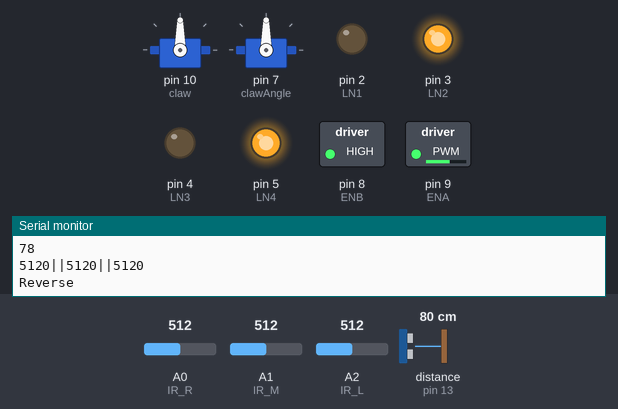
A sketch run on a simulated Arduino Uno, built with avr-gcc and run on an emulated ATmega328P. Parts: 2 × servo, switched loads named in the sketch (green lamp = pin HIGH), output pins drawn as LEDs (lit = HIGH), the last lines printed to the serial monitor. Wiring (inferred from the names in the program): ultrasonic range finder: trigger pin 12; echo pin 13. The test bench sets the inputs (shaded band); at power-on: distance to the obstacle (sensor on pin 13) 80 cm, A1 (IR_M) = 512, A0 (IR_R) = 512, A2 (IR_L) = 512. The echo pulse lasts 58.3 µs per cm; pins used as bus, display or sensor lines are not drawn.

Above: at 1.2 s.
1.3 s: distance to the obstacle (sensor on pin 13) set to 19 cm
2.8 s: distance to the obstacle (sensor on pin 13) set to 15 cm
At 6.8 s:
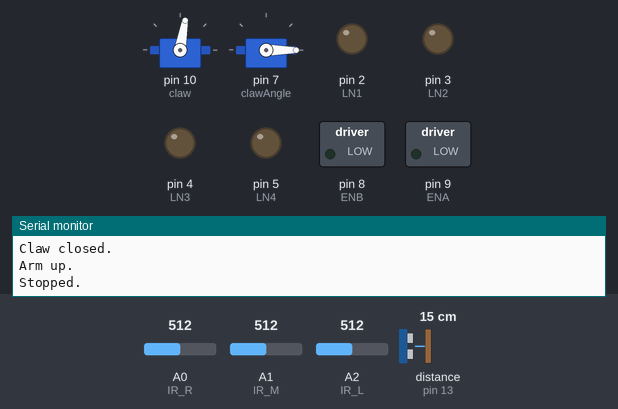
8.8 s: A1 (IR_M) set to 689
At 10.4 s:
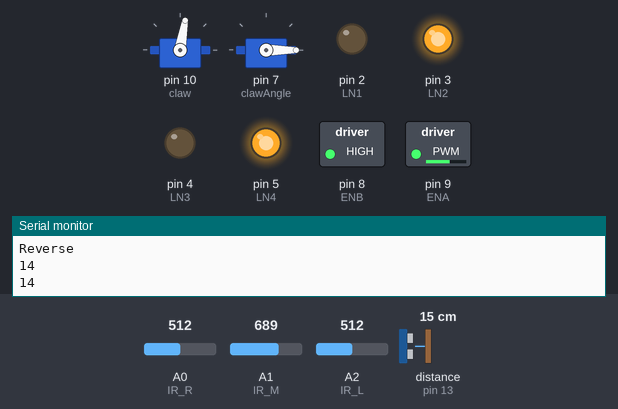
11.6 s: A1 (IR_M) set to 709
At 12.7 s:
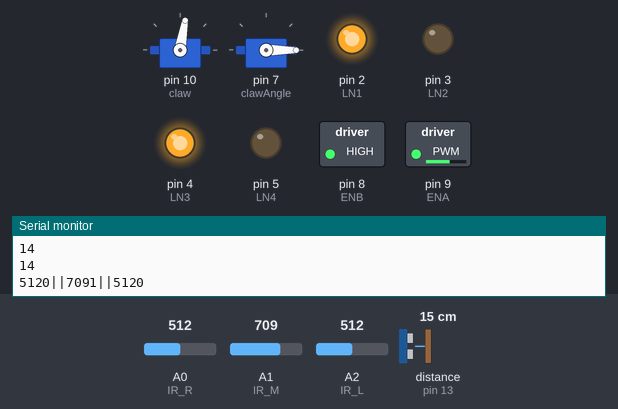
13.1 s: A0 (IR_R) set to 687
16.1 s: A0 (IR_R) set to 717
At 16.5 s:
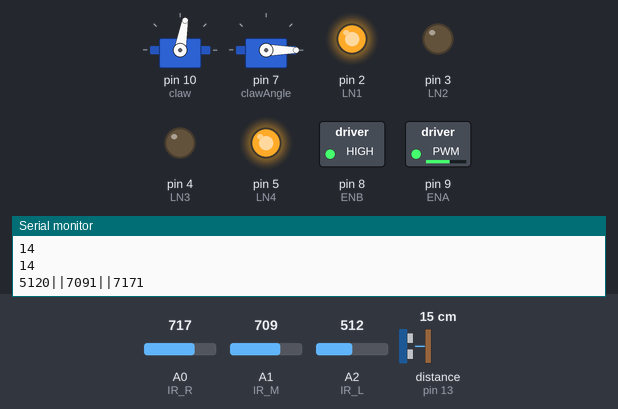
Timing chart, 0 to 18.6 s (numbered marks = the images above; inputs shaded):
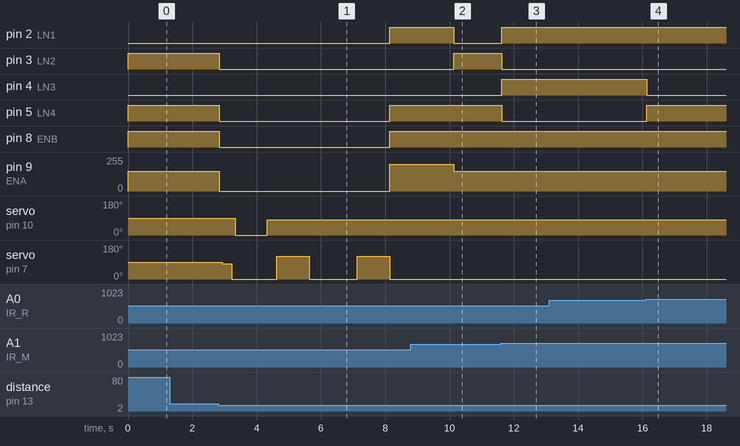

Measured:
- the behaviour switches between 17 and 16 cm on distance to the obstacle (sensor on pin 13) (found by bisection; images 0 and 1)
- the behaviour switches between 699 and 700 on A1 (IR_M) (found by bisection; images 2 and 3)
- the behaviour switches between 699 and 700 on A0 (IR_R) (found by bisection; images 3 and 4)
- after the input at 2.8 s, pin 2 (LN1): LOW → HIGH after 5.3 s; pin 3 (LN2): HIGH → LOW at once; pin 5 (LN4), pin 8 (ENB): HIGH → LOW at once, → HIGH 5.3 s later; pin 9 (ENA): 150/255 → 0/255 at once, → 200/255 5.3 s later; servo on pin 10 (claw): 90° → 0° after 0.53 s, → 80° 1.0 s later
- after the input at 8.8 s, pin 9 (ENA): 200/255 → 150/255 after 1.3 s
- after the input at 11.6 s, pin 2 (LN1), pin 4 (LN3): LOW → HIGH at once; pin 3 (LN2), pin 5 (LN4): HIGH → LOW at once
- after the input at 16.1 s, pin 4 (LN3): HIGH → LOW at once; pin 5 (LN4): LOW → HIGH at once

The sketch:

vex-clawbot2.ino
```cpp
//define variables, etc
#define IR_L A2 //Left IR
#define IR_M A1 //Middle IR
#define IR_R A0 //Right IR
#define ENB 8 //right motor speed
#define ENA 9 //left motor speed
#define claw 10 //open and close claw
#define clawAngle 7 //move claw/arm up or down
//left motor direction
#define LN1 2
#define LN2 3

//right motor direction
#define LN3 4
#define LN4 5

//ultrasonic pins
#define trigPin 12
#define echoPin 13

long duration;
int distance;
int speed = 150;
int speed2 = 150;
int findAngle = 0;
int initialAngle = 1;

//for line tracking
int lv, mv, rv;
bool L, M, R, turn = false;
bool once = true;

int leftIR = analogRead(IR_L);
int midIR = analogRead(IR_M);
int rightIR = analogRead(IR_R);

//servo setup
#include <Servo.h>
Servo clawServo; //create servo object to control a servo
Servo myservo;
int servoPos = 0; //store servo position
Servo clawAngleServo;

void setup() {
  //attach servo object to pins
  clawServo.attach(10);
  clawAngleServo.attach(7);

  //set up IR pins
  pinMode(IR_L, INPUT);
  pinMode(IR_M, INPUT);
  pinMode(IR_R, INPUT);

  //set up motor pins
  pinMode(ENA, OUTPUT);
  pinMode(ENB, OUTPUT);
  pinMode(LN1, OUTPUT);
  pinMode(LN2, OUTPUT);
  pinMode(LN3, OUTPUT);
  pinMode(LN4, OUTPUT);

  //set up ultrasound pins
  pinMode(trigPin, OUTPUT);
  pinMode(echoPin, INPUT);

  //set up arm pins
  pinMode(claw, OUTPUT);
  pinMode(clawAngle, OUTPUT);

  /**
  armUp();
  delay(1000);
  armDown();
  delay(1000);
  clawClose();
  delay(1000);
  clawOpen();
  delay(1000);
  //arm goes up a little so sensor doesnt see it
  clawAngleServo.write(120); //arm goes up
  delay(300);
  clawAngleServo.write(0);
  Serial.println("Arm up.");
  delay(500);
  **/

  Serial.begin(9600); //begin serial monitor
}

void loop() {
  ultrasound();
  if (ultrasound() < 16 && once) {
    stop();
    delay(100);
    liftAndPlace();
    turnBack();
    lineTrack();
    once = false;
  } else {
    lineTrack();
  }
}

//turns all motors forwards, so the robot moves forward
void forward(int n) {
  analogWrite(ENA, n);
  analogWrite(ENB, n);
  //left forward
  digitalWrite(LN1, HIGH);
  digitalWrite(LN2, LOW);
  //right forward
  digitalWrite(LN3, HIGH);
  digitalWrite(LN4, LOW);
  Serial.println("Forward");
}

//turns right motors forward and left motors backwards, so robot rotates to the left
void left(int n) {
  analogWrite(ENA, n);
  analogWrite(ENB, n);
  //left
  digitalWrite(LN1, LOW);
  digitalWrite(LN2, HIGH);
  //right
  digitalWrite(LN3, HIGH);
  digitalWrite(LN4, LOW);
  Serial.println("Right");
}

//turns left motors forward and right motors backwards, so robot rotates to the right
void right(int n) {
  analogWrite(ENA, n);
  analogWrite(ENB, n);
  //left
  digitalWrite(LN1, HIGH);
  digitalWrite(LN2, LOW);
  //right
  digitalWrite(LN3, LOW);
  digitalWrite(LN4, HIGH);
  Serial.println("Left");
}

//reverses robot
void reverse(int n) {
  analogWrite(ENA, n);
  analogWrite(ENB, n);
  //left
  digitalWrite(LN1, LOW);
  digitalWrite(LN2, HIGH);
  //right
  digitalWrite(LN3, LOW);
  digitalWrite(LN4, HIGH);
  Serial.println("Reverse");
}

//stops robot
void stop() {
  int e = 0;
  analogWrite(ENA, e);
  analogWrite(ENB, e);
  //left
  digitalWrite(LN1, LOW);
  digitalWrite(LN2, LOW);
  //right
  digitalWrite(LN3, LOW);
  digitalWrite(LN4, LOW);
  Serial.println("Stopped.");
}

void infrared() {
  leftIR = analogRead(IR_L);
  midIR = analogRead(IR_M);
  rightIR = analogRead(IR_R);
  Serial.print(leftIR); Serial.print(" || "); Serial.print(midIR); Serial.print(" || "); Serial.println(rightIR);
}

void lineTrack2(){
  //lineAvoid();
  int angle = 600; //70 - 1000
  if(midIR >= angle && leftIR <= angle && rightIR <= angle){
    forward(speed);
    //lineAvoid();
  }
  else if(leftIR >= angle){
    left(speed);
    //lineAvoid();
  }
  else if(rightIR >= angle){
    right(speed);
    //lineAvoid();
  }
  else if(midIR <= angle && leftIR <= angle && rightIR <= angle){
    reverse(speed);
    //lineAvoid();
  }
}

void lineTrack() {
  lv = analogRead(IR_L);
  mv = analogRead(IR_M);
  rv = analogRead(IR_R);
  L = lv >= 700; //on tape
  M = mv >= 700;
  R = rv >= 700;

  Serial.print(lv); Serial.print(L); Serial.print("||");
  Serial.print(mv); Serial.print(M); Serial.print("||");
  Serial.print(rv); Serial.println(R);

  if ((L && M && R) || (!L && M && !R)){
    forward(speed);
    delay(12);
  } else if ((L)){ //(L && M && !R) ||
    if(M){
    left(speed);
    delay(15);
    } else {
    left(speed);
    delay(18);
    }
  } else if ((R)){ //(!L && M && R) ||
    if(M){
    right(speed);
    delay(15);
    } else {
    right(speed);
    delay(18);
    }
  } else if (!L && !M && !R){
    reverse(speed);
    delay(15);
  }
}

int ultrasound(){
  digitalWrite(trigPin, LOW); //make sure that trigger starts off
  delayMicroseconds(2);
  digitalWrite(trigPin, HIGH); //make trigger send signal
  delayMicroseconds(10);
  digitalWrite(trigPin, LOW); //turns trigger off
  duration = pulseIn(echoPin, HIGH); //checks time from echo
  distance = duration * 0.034 / 2; //use speed of sound to calculate distance
  Serial.println(distance);
  return distance;
}

void armUp() {
  clawAngleServo.write(120); //arm goes up
  delay(1000);
  clawAngleServo.write(0);
  Serial.println("Arm up.");
}

void armDown() {
  clawAngleServo.write(80); //arm goes down
  delay(300);
  clawAngleServo.write(0);
  Serial.println("Arm down.");
}

void clawOpen() {
  clawServo.write(120); //opens claw
  delay(1800);
  clawServo.write(0);
  Serial.println("Claw opened.");
}

void clawClose() {
  clawServo.write(0);
  delay(1000);
  clawServo.write(80); //closes claw
  delay(100);
  Serial.println("Claw closed.");
}

void liftDetect() {
  ultrasound();
  if (ultrasound() < 15) {
    liftAndPlace();
    turnBack();
  }
}

void liftAndPlace() { //robot lifts object, turns to the right, and places it down
  Serial.println("LIFT AND PLACE METHOD");
  armDown();
  delay(100);
  clawClose();
  delay(200);
  armUp();
  delay(1000);
  // right(speed2);
  // delay(2800);
  stop();
  delay(500);
}

void turnBack2() { //after lifting the object, the robot turns back to its original direction
  Serial.println("TURN BACK METHOD");
  armUp();
  left(speed2);
  delay(2100);
  stop();
  delay(500);
  armDown();
  delay(1000);
  clawOpen();
  delay(2000);
  //arm goes up a little so sensor doesnt see it
  clawAngleServo.write(120); //arm goes up
  delay(300);
  clawAngleServo.write(0);
  Serial.println("Arm up.");
  delay(500);
}

void turnBack() { //after lifting the object, the robot turns back to its original direction
  int goofy = 0;
  Serial.println("TURN BACK METHOD");
  armUp();
  right(200);
  delay(2000);

  // goofy = analogRead(IR_M);
  // while(!(goofy >= 700)){
  //   left(speed2);
  //   delay(20);
  //   goofy = analogRead(IR_M);
  // }

  stop();
  /**
  delay(500);
  armDown();
  delay(1000);
  clawOpen();
  delay(1000); **/
  //arm goes up a little so sensor doesnt see it
  /**
  clawAngleServo.write(120); //arm goes up
  delay(300);
  clawAngleServo.write(0);
  Serial.println("Arm up.");
  delay(500);   **/
}
```
